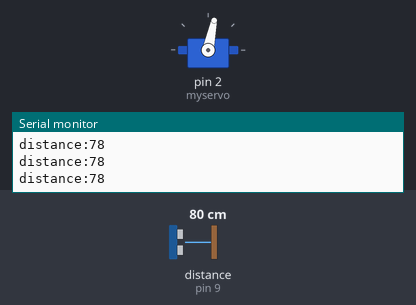
The sketch below on a simulated Arduino Uno, built with avr-gcc and run on an emulated ATmega328P. On the bench: servo, the last lines printed to the serial monitor. Wiring (inferred from the names in the program): ultrasonic range finder: trigger pin 10; echo pin 9. Inputs (shaded band) come from the test bench; at power-on: distance to the obstacle (sensor on pin 9) 80 cm. The echo pulse lasts 58.3 µs per cm.

Above: at 1.2 s.
1.3 s: distance to the obstacle (sensor on pin 9) set to 13 cm
4.3 s: distance to the obstacle (sensor on pin 9) set to 10 cm
At 4.9 s:
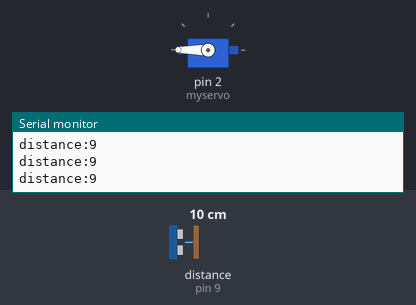
5.8 s: distance to the obstacle (sensor on pin 9) set to 120 cm
At 6.5 s:
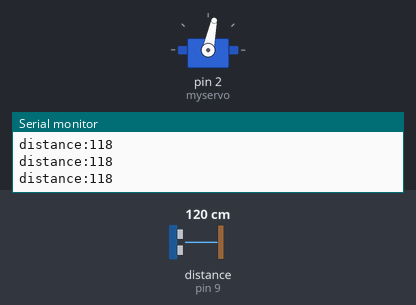
7.3 s: distance to the obstacle (sensor on pin 9) set to 2 cm
At 8.3 s:
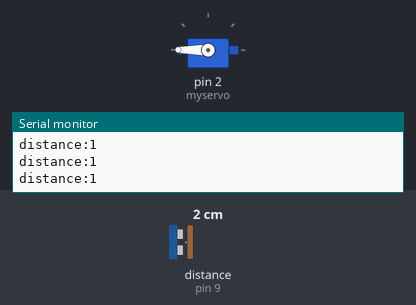
Timing chart, 0 to 9.8 s (numbered marks = the images above; inputs shaded):
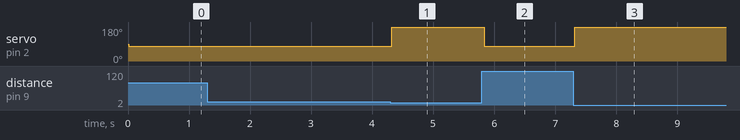

Measured:
- the behaviour switches between 12 and 11 cm on distance to the obstacle (sensor on pin 9) (found by bisection; images 0 and 1)
- after the input at 4.3 s, servo on pin 2 (myservo): 78° → 180° at once
- after the input at 5.8 s, servo on pin 2 (myservo): 180° → 78° at once
- after the input at 7.3 s, servo on pin 2 (myservo): 78° → 180° at once

The sketch:

Hellofunctions.ino
```cpp
#include <Servo.h>
const int trigPin = 10;
const int echoPin = 9;
int duration;
int distance;
Servo myservo;
void setup()
{
 pinMode(echoPin, INPUT);
 pinMode(trigPin, OUTPUT);
 Serial.begin(9600);
 myservo.attach(2);
}
void loop()
{
 Serial.print("distance:"); // prints word "distance" to serial
 Serial.println(distance); //prints distance value returning from sensor
 getDistance(); //gets value returning from sensor
 myservo.write(78); //moves servo to what looks like 0 with the actual servo
  if (distance <= 10) //if distance returning from sensor is less or equal to ten, move servo 180 degrees
  {
   myservo.write(180);
  }

}
int getDistance() //codes for above use of getDistance function which gets data from the sensor
{
 digitalWrite(trigPin, LOW);
 delayMicroseconds(2);
 digitalWrite(trigPin, HIGH);
distance = duration * (0.034)/2;
 delayMicroseconds(10);
 digitalWrite(trigPin, LOW);
duration = pulseIn(echoPin, HIGH);
 return distance;
}
```
